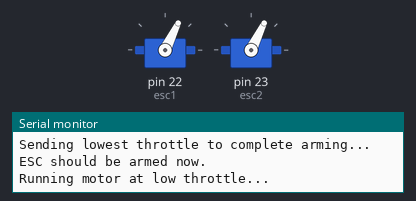
A sketch run on a simulated Arduino Mega 2560, built with avr-gcc and run on an emulated ATmega2560. On the bench: 2 × servo, the last lines printed to the serial monitor.

Above: at 9.05 s.
At 14.0 s:
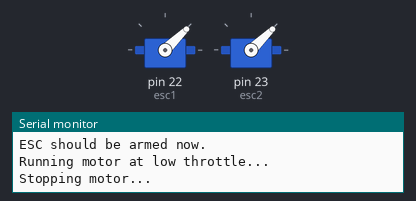
Timing chart, 0 to 15.5 s (numbered marks = the images above):
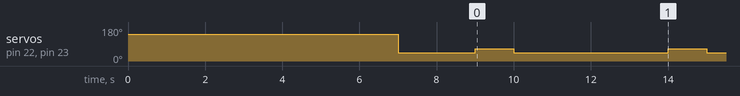

Measured:
- by itself, servo on pin 22 (esc1), servo on pin 23 (esc2): repeats every 5.0 s: 64° 1.0 s, 44° 4.0 s

The sketch:

Dual_ESC_test_working.ino
```cpp
// POWER ESC OFF BEFORE UPLOADING CODE AND POWERING ON TEENSY

#include <Servo.h>

Servo esc1; // Create a servo object to control the ESC
Servo esc2; // Create a servo object to control the ESC

void setup() {
  Serial.begin(9600); // Start serial communication at 9600 baud rate

  esc1.attach(22); // Attach the ESC signal cable to pin 1
  esc2.attach(23);

  // Start with throttle at maximum to signal the beginning of the arming procedure
  Serial.println("Sending highest throttle for arming...");
  esc1.writeMicroseconds(2000); // Adjust this value if needed; 2000us usually indicates maximum throttle
  esc2.writeMicroseconds(2000); // Adjust this value if needed; 2000us usually indicates maximum throttle
  delay(2000); // Short delay to ensure the signal is stable and power on ESC
  Serial.println("Power on the ESC now, then wait for the next instruction.");

  // IMPORTANT: At this point, you should manually power on the ESC

  delay(5000); // Wait 5 seconds for the user to power on the ESC and for it to initialize

  // Complete the arming procedure by setting the throttle to its lowest position
  Serial.println("Sending lowest throttle to complete arming...");
  esc1.writeMicroseconds(1000); // Adjust this value if needed; 1000us usually indicates minimum throttle
  esc2.writeMicroseconds(1000); // Adjust this value if needed; 1000us usually indicates minimum throttle
  delay(2000); // Wait a bit longer for the ESC to recognize the arming sequence
  Serial.println("ESC should be armed now.");

  // Your ESC should now be armed and ready
}

void loop() {
  // Example: Run motor at a low throttle setting for 1 second
  Serial.println("Running motor at low throttle...");
  esc1.writeMicroseconds(1200); // Adjust this value based on your ESC's requirements
  esc2.writeMicroseconds(1200); // Adjust this value based on your ESC's requirements
  delay(1000); // Motor runs at low throttle for 1 second

  // Stop the motor (or set to minimum throttle)
  Serial.println("Stopping motor...");
  esc1.writeMicroseconds(1000); // Send minimum throttle to stop the motor
  esc2.writeMicroseconds(1000); // Send minimum throttle to stop the motor
  delay(4000); // Wait for 4 seconds before the next loop iteration (to provide clear separation in debug messages)
}
```
